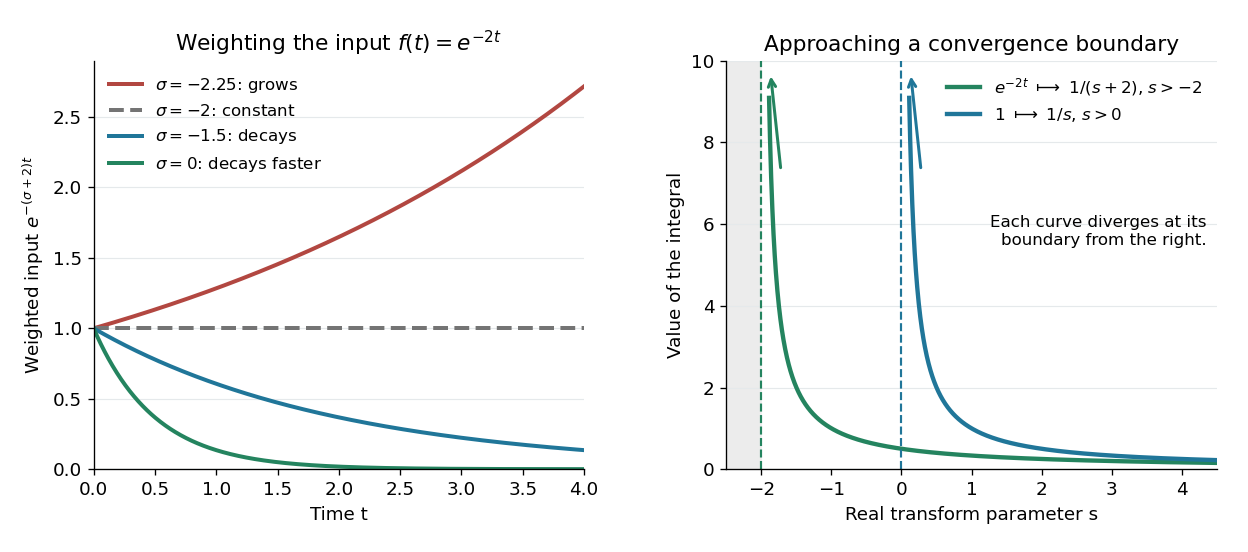

This chart was generated by the following Python code:
"""Plot Laplace weighting and real convergence boundaries; write PNG to cwd.

Tested with Python 3.14, matplotlib 3.10.7, and numpy 2.3.5.
"""

from pathlib import Path

import matplotlib.pyplot as plt
import numpy as np


def main():
    plt.rcParams.update({"font.size": 11, "axes.titlesize": 13})
    fig, (left, right) = plt.subplots(
        1, 2, figsize=(10.4, 4.6), dpi=120, facecolor="white"
    )
    time = np.linspace(0, 4, 801)
    profiles = [
        (-2.25, "#b24741", "-", r"$\sigma=-2.25$: grows"),
        (-2.0, "#747474", "--", r"$\sigma=-2$: constant"),
        (-1.5, "#207699", "-", r"$\sigma=-1.5$: decays"),
        (0.0, "#24845f", "-", r"$\sigma=0$: decays faster"),
    ]
    for sigma, color, style, label in profiles:
        left.plot(time, np.exp(-(sigma + 2) * time), color=color,
                  linestyle=style, linewidth=2.4, label=label)
    left.set(title=r"Weighting the input $f(t)=e^{-2t}$",
             xlabel="Time t", ylabel=r"Weighted input $e^{-(\sigma+2)t}$",
             xlim=(0, 4), ylim=(0, 2.9))
    left.legend(loc="upper left", frameon=False, fontsize=10)
    s_exp = np.linspace(-1.89, 4.5, 1500)
    s_one = np.linspace(0.11, 4.5, 1000)
    right.plot(s_exp, 1 / (s_exp + 2), color="#24845f", linewidth=2.6,
               label=r"$e^{-2t}\ \longmapsto\ 1/(s+2)$, $s>-2$")
    right.plot(s_one, 1 / s_one, color="#207699", linewidth=2.6,
               label=r"$1\ \longmapsto\ 1/s$, $s>0$")
    right.axvspan(-2.5, -2, color="#ececec", zorder=0)
    for boundary, color in [(-2, "#24845f"), (0, "#207699")]:
        right.axvline(boundary, color=color, linestyle="--", linewidth=1.3)
        right.annotate("", xy=(boundary + 0.13, 9.7),
                       xytext=(boundary + 0.28, 7.3),
                       arrowprops={"arrowstyle": "->", "color": color,
                                   "linewidth": 1.8})
    right.set(title="Approaching a convergence boundary",
              xlabel="Real transform parameter s", ylabel="Value of the integral",
              xlim=(-2.5, 4.5), ylim=(0, 10), xticks=[-2, -1, 0, 1, 2, 3, 4])
    right.legend(loc="upper right", frameon=False, fontsize=10)
    right.text(0.98, 0.55, "Each curve diverges at its\nboundary from the right.",
               transform=right.transAxes, ha="right", fontsize=10)
    for ax in (left, right):
        ax.spines[["top", "right"]].set_visible(False)
        ax.grid(axis="y", color="#e5e9eb", linewidth=0.7)
        ax.set_axisbelow(True)
    fig.subplots_adjust(left=0.075, right=0.975, bottom=0.15, top=0.89, wspace=0.29)
    fig.savefig(Path.cwd() / Path(__file__).with_suffix(".png").name,
                facecolor="white", transparent=False)
    plt.close(fig)


if __name__ == "__main__":
    main()
